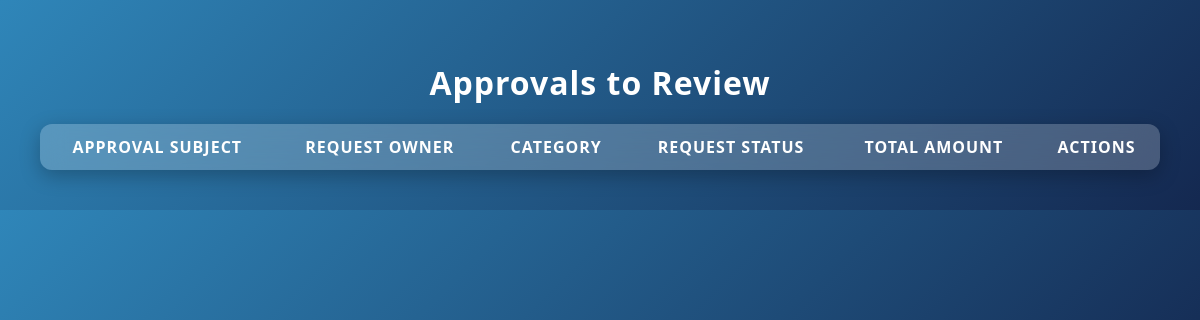
The page /review/ on the database as committed earlier.
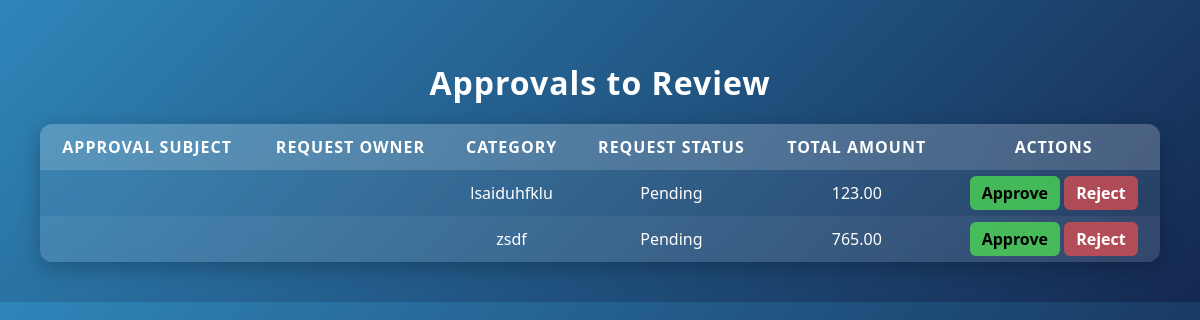
The same page on the database as committed later.
### employee/models.py (models this page shows, shortened)
class EmployeeExpense(models.Model):
    STATUS_CHOICES = [
        ('Pending', 'Pending'),
        ('Approved', 'Approved'),
        ('Rejected', 'Rejected'),
    ]
    employee = models.ForeignKey(User, on_delete=models.CASCADE)
    description = models.TextField()
    date = models.DateField()
    category = models.CharField(max_length=100)
    paid_by = models.CharField(max_length=100)
    remarks = models.TextField(blank=True, null=True)
    amount = models.DecimalField(max_digits=10, decimal_places=2)
    status = models.CharField(max_length=20, choices=STATUS_CHOICES, default='Pending')

### Manager/views.py (the view)
# urls.py: path('review/', views.review, name='review'),
def review(request):
    user = EmployeeExpense.objects.all()
    return render(request, 'review.html', {'user': user})

### Manager/templates/review.html (shortened to what this page needs)
<!DOCTYPE html>
<html lang="en">
<head>
</head>
<body>
    <h1>Approvals to Review</h1>
    <table>
        <thead>
            <tr>
                <th>Approval Subject</th>
                <th>Request Owner</th>
                <th>Category</th>
                <th>Request Status</th>
                <th>Total Amount</th>
                <th>Actions</th>
            </tr>
        </thead>
        <tbody>
            {% for exp in user %}
            <tr>
                <td>{{ exp.subject }}</td>
                <td>{{ exp.owner.username }}</td>
                <td>{{ exp.category }}</td>
                <td>{{ exp.status }}</td>
                <td>{{ exp.amount }}</td>
                <td>
                    {% if exp.status == "Pending" %}
                        <a href="{% url 'approve_expense' exp.id %}" class="btn approve">Approve</a>
                        <a href="{% url 'reject_expense' exp.id %}" class="btn reject">Reject</a>
                    {% else %}
                        {{ exp.status }}
                    {% endif %}
                </td>
            </tr>
            {% endfor %}
        </tbody>
    </table>
</body>
</html>

### Manager/templates/review.html (style rules this page uses)
body { font-family: "Segoe UI", Tahoma, Geneva, Verdana, sans-serif; background: linear-gradient(135deg, #2f86b9, #142850); margin: 0; padding: 40px; color: white; }
h1 { text-align: center; margin-bottom: 20px; font-size: 2rem; letter-spacing: 1px; }
table { width: 100%; border-collapse: collapse; background: rgba(255, 255, 255, 0.08); backdrop-filter: blur(12px); border-radius: 12px; overflow: hidden; box-shadow: 0 6px 20px rgba(0,0,0,0.25); }
th, td { padding: 12px 15px; text-align: center; }
th { background: rgba(255, 255, 255, 0.15); text-transform: uppercase; letter-spacing: 1px; font-weight: bold; }
tr:nth-child(even) { background: rgba(255, 255, 255, 0.05); }
.btn { text-decoration: none; padding: 6px 12px; border-radius: 6px; font-weight: bold; transition: 0.3s ease; }
.approve { background: rgba(79, 233, 79, 0.7); color: black; }
.reject { background: rgba(233, 79, 79, 0.7); color: white; }

Rows that differ between the two databases and show on the page:
added EmployeeExpense: category "lsaiduhfklu", status "Pending", amount "123.00", shows "Approve"
added EmployeeExpense: category "zsdf", status "Pending", amount "765.00", shows "Approve"
